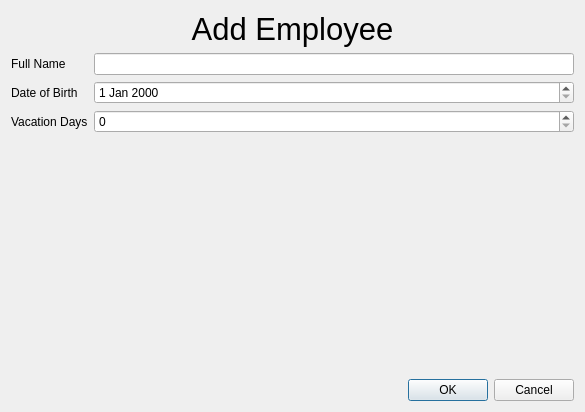
<?xml version="1.0" encoding="UTF-8"?>
<ui version="4.0">
 <class>AddEmployeeDialog</class>
 <widget class="QDialog" name="AddEmployeeDialog">
  <property name="geometry">
   <rect>
    <x>0</x>
    <y>0</y>
    <width>585</width>
    <height>412</height>
   </rect>
  </property>
  <property name="windowTitle">
   <string>Dialog</string>
  </property>
  <layout class="QVBoxLayout" name="verticalLayout">
   <item>
    <widget class="QLabel" name="title">
     <property name="sizePolicy">
      <sizepolicy hsizetype="Preferred" vsizetype="Fixed">
       <horstretch>0</horstretch>
       <verstretch>0</verstretch>
      </sizepolicy>
     </property>
     <property name="font">
      <font>
       <pointsize>23</pointsize>
      </font>
     </property>
     <property name="text">
      <string>Add Employee</string>
     </property>
     <property name="alignment">
      <set>Qt::AlignmentFlag::AlignCenter</set>
     </property>
    </widget>
   </item>
   <item>
    <layout class="QFormLayout" name="formLayout">
     <item row="0" column="0">
      <widget class="QLabel" name="name">
       <property name="text">
        <string>Full Name</string>
       </property>
      </widget>
     </item>
     <item row="0" column="1">
      <widget class="QLineEdit" name="nameEdit"/>
     </item>
     <item row="1" column="0">
      <widget class="QLabel" name="dob">
       <property name="text">
        <string>Date of Birth</string>
       </property>
      </widget>
     </item>
     <item row="1" column="1">
      <widget class="QDateEdit" name="dobEdit"/>
     </item>
     <item row="2" column="0">
      <widget class="QLabel" name="vacation">
       <property name="text">
        <string>Vacation Days</string>
       </property>
      </widget>
     </item>
     <item row="2" column="1">
      <widget class="QSpinBox" name="vacationEdit"/>
     </item>
    </layout>
   </item>
   <item>
    <widget class="QDialogButtonBox" name="buttonBox">
     <property name="orientation">
      <enum>Qt::Orientation::Horizontal</enum>
     </property>
     <property name="standardButtons">
      <set>QDialogButtonBox::StandardButton::Cancel|QDialogButtonBox::StandardButton::Ok</set>
     </property>
    </widget>
   </item>
  </layout>
 </widget>
 <resources/>
 <connections>
  <connection>
   <sender>buttonBox</sender>
   <signal>accepted()</signal>
   <receiver>AddEmployeeDialog</receiver>
   <slot>accept()</slot>
   <hints>
    <hint type="sourcelabel">
     <x>248</x>
     <y>254</y>
    </hint>
    <hint type="destinationlabel">
     <x>157</x>
     <y>274</y>
    </hint>
   </hints>
  </connection>
  <connection>
   <sender>buttonBox</sender>
   <signal>rejected()</signal>
   <receiver>AddEmployeeDialog</receiver>
   <slot>reject()</slot>
   <hints>
    <hint type="sourcelabel">
     <x>316</x>
     <y>260</y>
    </hint>
    <hint type="destinationlabel">
     <x>286</x>
     <y>274</y>
    </hint>
   </hints>
  </connection>
 </connections>
</ui>
